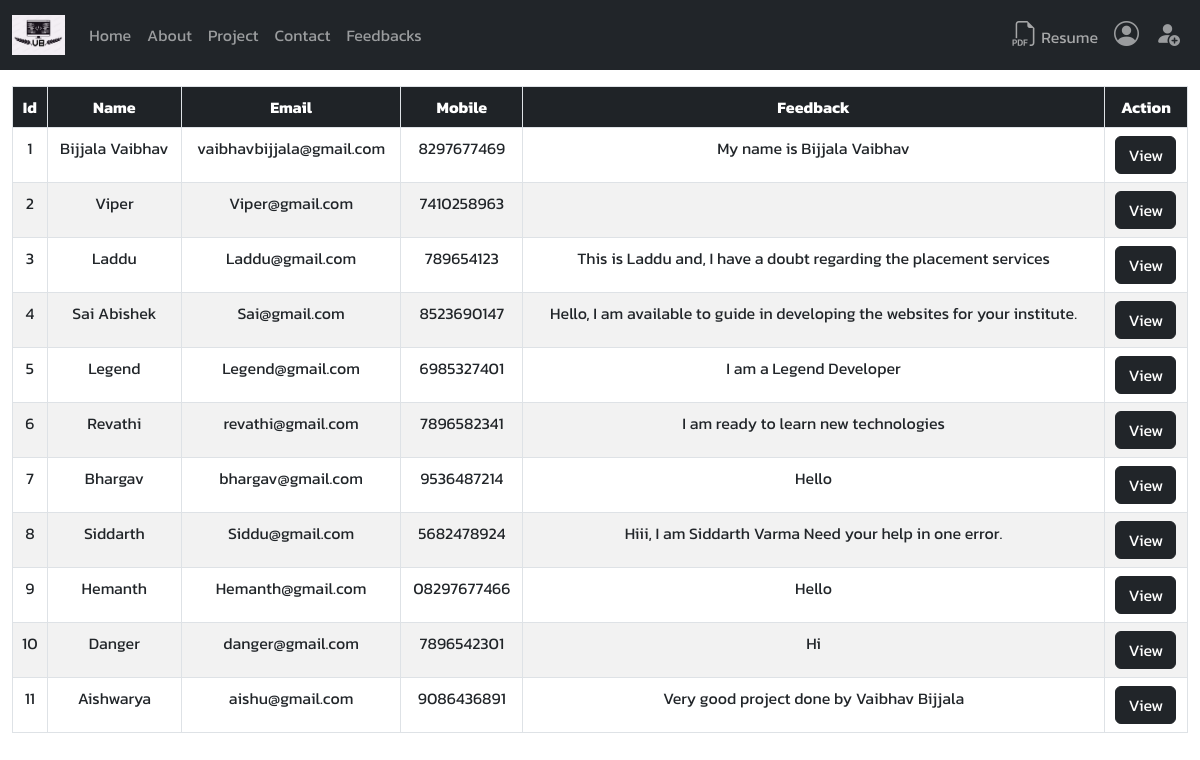
/feedbacks/, run on the app's committed database.
### application1/models.py (models this page shows)
class FeedbackForm(models.Model):
    id = models.AutoField(primary_key=True)
    name=models.CharField(max_length=50)
    email = models.EmailField(unique=True)
    phone_number = models.CharField(max_length=20,unique=True)
    Feedback = models.CharField(max_length=300,blank=False)

### application1/views.py (the view)
# urls.py: path('feedbacks/', views.queries, name='queries'),
def queries(request):
    feedbacks = FeedbackForm.objects.all()
    context = {
        'feedbacks':feedbacks
    }
    return render(request, 'feedbacks.html', context)

### templates/feedbacks.html (shortened to what this page needs)
{% extends 'base.html' %}
{% block content %}
<div class="container-fluid mt-3 mb-3">
    <div class="row ">
        <div class="col-md-12">
            <table class="table table-bordered table-striped table-hover text-center">
                    <tr class="bg-dark">
                        <th class="text-white">Id</th>
                        <th class="text-white">Name</th>
                        <th class="text-white">Email</h>
                        <th class="text-white">Mobile</h>
                        <th class="text-white">Feedback</th>
                        <th class="text-white">Action</th>
                    </tr>
                    {% for i in feedbacks %}
                    <tr>
                        <td>{{i.id}}</td>
                        <td>{{i.name}}</td>
                        <td>{{i.email}}</td>
                        <td>{{i.phone_number}}</td>
                        <td>{{i.Feedback}}</td>
                        <td><button class="btn btn-dark text-white" data-bs-toggle="modal" data-bs-target="#exampleModal2-{{ forloop.counter }}">View</button></td>
                    </tr>
                    {% endfor %}
            </table>
        </div>
    </div>
</div>
{% endblock %}

### templates/base.html (shortened to what this page needs)
<!doctype html>
<html lang="en">
<head>
    {% load static %}
    <link rel="stylesheet" type="text/css" href="{% static 'css/style.css' %}">
    <link href="https://cdn.jsdelivr.net/npm/bootstrap@5.2.3/dist/css/bootstrap.min.css" rel="stylesheet"
>
    <link rel="stylesheet" href="https://cdn.jsdelivr.net/npm/bootstrap-icons@1.11.3/font/bootstrap-icons.min.css">
</head>
<body>
    <nav class="navbar navbar-dark navbar-expand-lg bg-dark">
        <div class="container-fluid">
            <a class="navbar-brand" href="/"><img src="{% static 'images/Logo.PNG' %}" alt="logo" height="40px" width="auto"></a>
            <div class="collapse navbar-collapse" id="navbarSupportedContent">
                <ul class="navbar-nav me-auto mb-2 mb-lg-0">
                    <li class="nav-item">
                        <a class="nav-link " aria-current="page" href="/">Home</a>
                    </li>
                    <li class="nav-item">
                        <a class="nav-link" href="/about">About</a>
                    </li>
                    <li class="nav-item">
                        <a class="nav-link " href="/projects">Project</a>
                    </li>
                    <li class="nav-item">
                        <a class="nav-link" href="/contact">Contact</a>
                    </li>
                    <li class="nav-item">
                        <a class="nav-link" href="/feedbacks">Feedbacks</a>
                    </li>
                </ul>
                <ul class="navbar-nav ms-auto mb-1 mb-lg-0">
                    <li class="nav-link">
                        <a href="{% static 'Resume.pdf' %}" style="text-decoration: none; color: rgb(166, 167, 168);" download><i class="bi bi-filetype-pdf"></i>&nbsp;Resume</a>
                    </li>
                    <li class="nav-link">
                        <i class="bi bi-person-circle" data-target="#Login" data-bs-toggle="modal"
                            data-bs-target="#exampleModal"></i>
                    </li>
                    <li class="nav-link">
                        <i class="bi bi-person-fill-add" data-target="#register" data-bs-toggle="modal"
                            data-bs-target="#signupModal"></i>
                    </li>
                </ul>
            </div>
        </div>
    </nav>
    {% block content %}
    {% endblock  %}
</body>
</html>

### static/css/style.css (style rules this page uses)
* { font-family: "Kanit", sans-serif; }
ul li i { font-size: 25px; }

### data on the page
FeedbackForm: id "1", name "Bijjala Vaibhav", email "vaibhavbijjala@gmail.com", phone_number "8297677469", Feedback "My name is Bijjala Vaibhav"
FeedbackForm: id "2", name "Viper", email "Viper@gmail.com", phone_number "7410258963"
FeedbackForm: id "3", name "Laddu", email "Laddu@gmail.com", phone_number "789654123", Feedback "This is Laddu and, I have a doubt regarding the placement services"
FeedbackForm: id "4", name "Sai Abishek", email "Sai@gmail.com", phone_number "8523690147", Feedback "Hello, I am available to guide in developing the websites for your institute."
FeedbackForm: id "5", name "Legend", email "Legend@gmail.com", phone_number "6985327401", Feedback "I am a Legend Developer"
FeedbackForm: id "6", name "Revathi", email "revathi@gmail.com", phone_number "7896582341", Feedback "I am ready to learn new technologies"
FeedbackForm: id "7", name "Bhargav", email "bhargav@gmail.com", phone_number "9536487214", Feedback "Hello"
FeedbackForm: id "8", name "Siddarth", email "Siddu@gmail.com", phone_number "5682478924", Feedback "Hiii, I am Siddarth Varma Need your help in one error."
FeedbackForm: id "9", name "Hemanth", email "Hemanth@gmail.com", phone_number "08297677466", Feedback "Hello"
FeedbackForm: id "10", name "Danger", email "danger@gmail.com", phone_number "7896542301", Feedback "Hi"
FeedbackForm: id "11", name "Aishwarya", email "aishu@gmail.com", phone_number "9086436891", Feedback "Very good project done by Vaibhav Bijjala"
